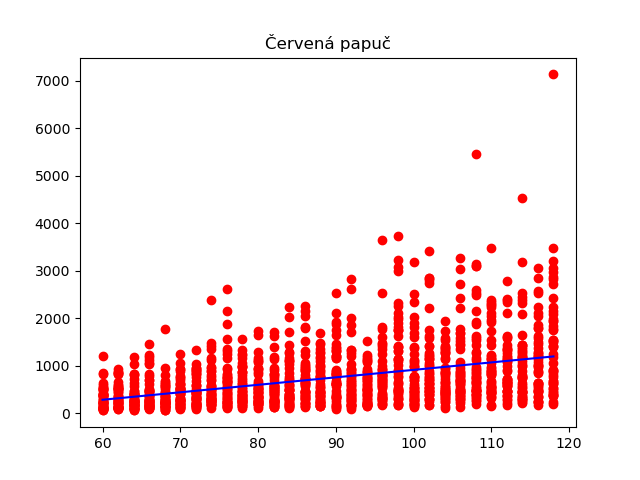

Generate this figure with Python:
#!/usr/bin/env python3
import matplotlib.pyplot as plt
from scipy import stats

results = []
numbers=[]

with open("RESULTS") as file:
	for line in file:
		parts = line.split(' ')
		results.append(int(parts[1][:-1]))
		numbers.append(int(parts[0]))


slope, intercept, r, p, std_err = stats.linregress(numbers, results)

def myfunc(x):
	return slope * x + intercept

model = list(map(myfunc, numbers))
plt.title("Červená papuč")
plt.scatter(numbers, results, color='Red')
plt.plot(numbers, model, color='Blue')
plt.savefig("plot.png")


